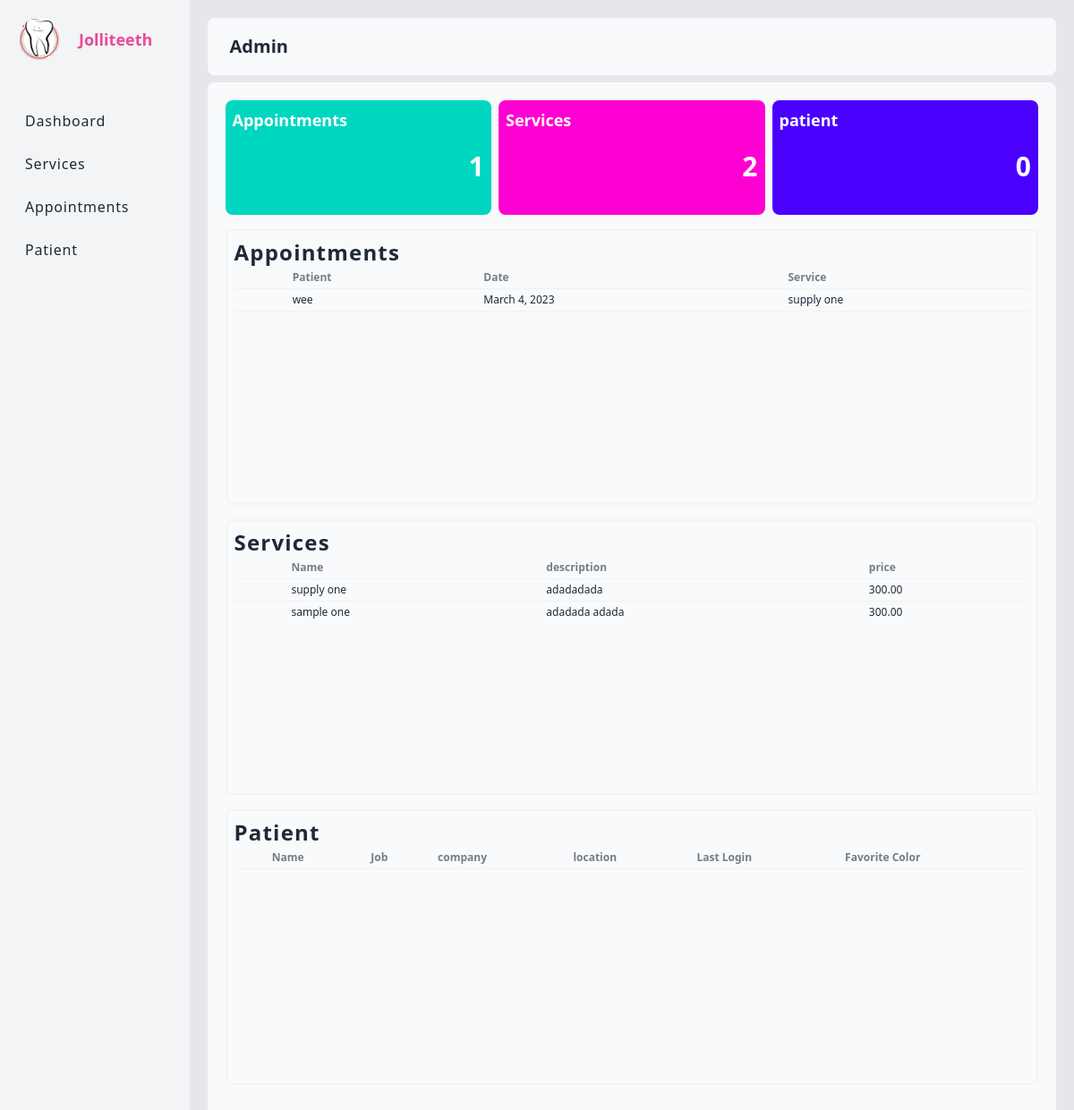
The page /dashboard/ (signed in) on the database its author committed.
### dental/models.py (models this page shows, shortened)
class Appointment(models.Model):
    date = models.DateField(null=True)
    patient = models.CharField(max_length=55, null=True)
    service = models.ForeignKey(Service, on_delete=models.CASCADE)
    created_at = models.DateTimeField(auto_now_add=True)
    updated_at = models.DateTimeField(auto_now=True)

class Service(models.Model):
    image = models.FileField(upload_to="services", null=True)
    name = models.CharField(max_length=55, null=True)
    description = models.TextField(max_length=255, null=True)
    price = models.DecimalField(max_digits=20, decimal_places=2, null=True)
    created_at = models.DateTimeField(auto_now_add=True)
    updated_at = models.DateTimeField(auto_now=True)

### dental/views.py (the view)
# urls.py: path('dashboard/', views.dashboard, name="dashboard"),
@login_required(login_url="login")
def dashboard(request):
    appointments = Appointment.objects.all()
    services = Service.objects.all()
    patients = Group.objects.get(name="patient").user_set.all()
    print(patients.count())
    context = {
        'appointments' : appointments,
        'total_appointment' : appointments.count(),
        'services' : services,
        'total_service' : services.count(),
        'patients' : patients,
        'total_patient' : patients.count()
    }
    return render(request, 'pages/dashboard.html', context)

### dental/templates/pages/dashboard.html (shortened to what this page needs)
{% extends 'components/layout/auth.html' %}
{% block sub_content %}
<div class="h-full w-full rounded-lg bg-gray-50 flex flex-col gap-2 p-5">
    <div class="grid grid-cols-3 grid-flow-row h-32 gap-2">
        <div class="w-full bg-accent rounded-lg p-2 flex flex-col gap-5">
            <span class="flex text-lg w-full justify-start text-white font-bold">
                Appointments
            </span>
            <span class="flex justify-end text-3xl font-bold truncate w-full text-white">
                {{total_appointment}}
            </span>
        </div>
        <div class="w-full bg-secondary rounded-lg p-2 flex flex-col gap-5">
            <span class="flex text-lg w-full justify-start text-white font-bold">
                Services
            </span>
            <span class="flex justify-end text-3xl font-bold truncate w-full text-white">
                {{total_service}}
            </span>
        </div>
        <div class="w-full bg-primary rounded-lg p-2 flex flex-col gap-5">
            <span class="flex text-lg w-full justify-start text-white font-bold">
                patient
            </span>
            <span class="flex justify-end text-3xl font-bold truncate w-full text-white">
                {{total_patient}}
            </span>
        </div>
    </div>
    <div class="p-2 rounded-lg border-2 border-gray-100 flex flex-col mt-2">
        <h1 class="text-2xl font-bold tracking-wider">
            Appointments
        </h1>
        <div class="overflow-x-auto h-64 ">
            <table class="table table-xs">
                <thead>
                    <tr>
                        <th></th>
                        <th>Patient</th>
                        <th>Date</th>
                        <th>Service</th>
                    </tr>
                </thead>
                <tbody>
                    {% for appointment in appointments %}
                    <tr>
                        <th></th>
                        <td>{{appointment.patient}}</td>
                        <td>{{appointment.date}}</td>
                        <td>{{appointment.service.name}}</td>
                    </tr>
                    {% endfor %}
            </table>
        </div>
    </div>
    <div class="p-2 rounded-lg border-2 border-gray-100 flex flex-col mt-2">
        <h1 class="text-2xl font-bold tracking-wider">
           Services
        </h1>
        <div class="overflow-x-auto h-64 ">
            <table class="table table-xs">
                <thead>
                    <tr>
                        <th></th>
                        <th>Name</th>
                        <th>description</th>
                        <th>price</th>
                    </tr>
                </thead>
                <tbody>
                    {% for service in services %}
                    <tr>
                        <td></td>
                        <td>{{service.name}}</td>
                        <td>{{service.description}}</td>
                        <td>{{service.price}}</td>
                    </tr>
                    {% endfor %}
            </table>
        </div>
    </div>
    <div class="p-2 rounded-lg border-2 border-gray-100 flex flex-col mt-2">
        <h1 class="text-2xl font-bold tracking-wider">
            Patient
        </h1>
        <div class="overflow-x-auto h-64 ">
            <table class="table table-xs">
                <thead>
                    <tr>
                        <th></th>
                        <th>Name</th>
                        <th>Job</th>
                        <th>company</th>
                        <th>location</th>
                        <th>Last Login</th>
                        <th>Favorite Color</th>
                    </tr>
                </thead>
            </table>
        </div>
    </div>
</div>
{% endblock sub_content %}

### dental/templates/components/admin/navbar.html (shortened to what this page needs)
<div class="navbar bg-gray-50 rounded-lg w-full">
    <div class="flex-1 capitalize">
      <a class="btn btn-ghost text-xl">{{user.username}}</a>
    </div>
    <div class="flex-none">
      <a href="{% url 'logout' %}">
        <button class="btn btn-square btn-ghost">
        </button>
      </a>
    </div>
  </div>

### rows shown on the page
Appointment: patient "wee", date "March 4, 2023", service.name "supply one"
Service: name "supply one", description "adadadada", price "300.00"
Service: name "sample one", description "adadada adada", price "300.00"

### other values the page prints
{{ user.username }} "Admin"
{{ total_appointment }} "1"
{{ total_service }} "2"
{{ total_patient }} "0"
